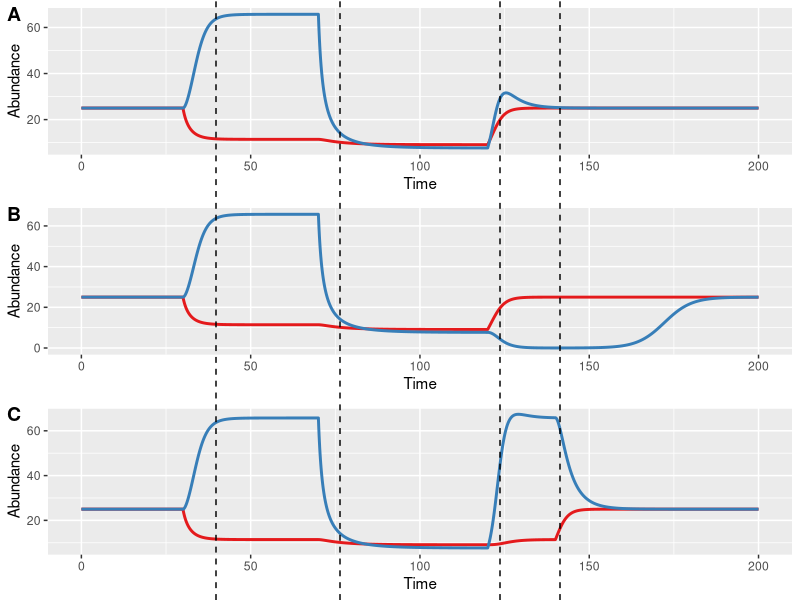
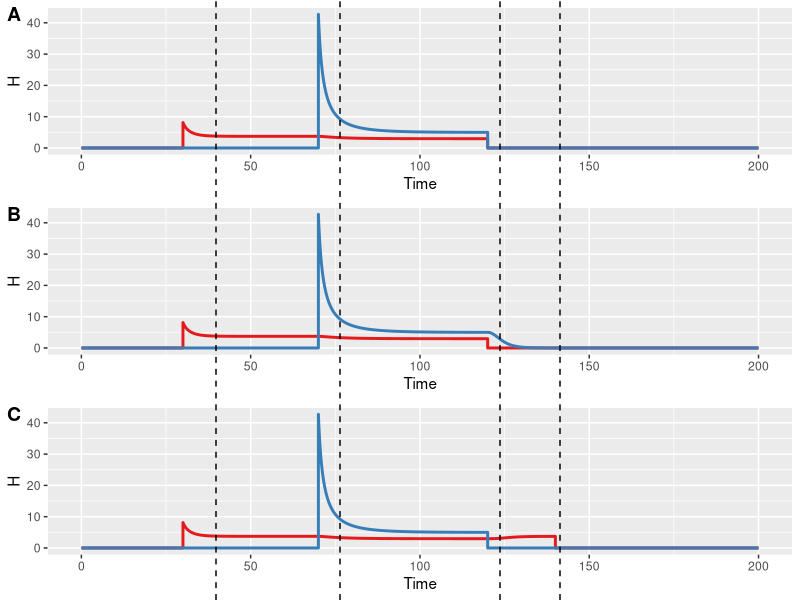
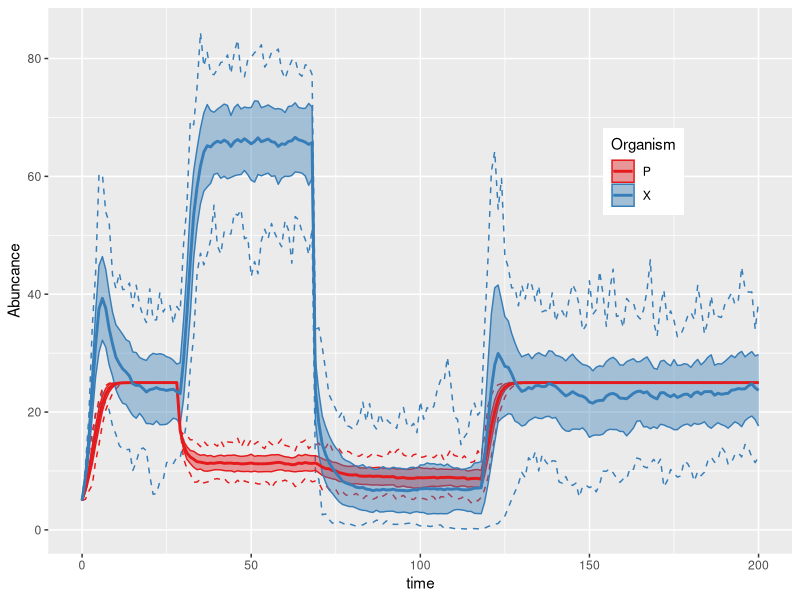

Write R code to recreate these figures, in order.
## ---- chunk 1
knitr::opts_chunk$set(echo = TRUE)

suppressPackageStartupMessages({
  library(deSolve)
  library(cowplot)
  library(zeallot)
  library(tidyverse)
})
## ---- chunk 2
pred_prey <- function(t, values, pars){
  
  # Extract parameters
  rx <- pars[1]
  Kx <- pars[2]
  ax <- pars[3]
  hx <- pars[4]
  c <- pars[5]
  ay <- pars[6]
  dp <- pars[7]
  Kp <- pars[8]
  hp <- pars[9]
  
  Y <- 500
  
  # Extract state variables
  X <- values[1]
  P <- values[2]

  # Update equations
  
  dXdt <- (rx*X)*(1-(X/Kx))-(ax*P*X)-(hx*X)
  dPdt <- P*((c*((ax*X)+(ay*Y)))-dp)*(1-(P/Kp))-(hp*P)
  
  return(list(c(dXdt, dPdt)))
}
## ---- chunk 3
run_model <- function(rx = 1, Kx = 100, ax = 0.03, hx = 0.65, c = 0.05, ay = 0.03, dp = 0.25, Kp = 25, hp = 0.325, t0 = 0, t1 = 40, X0, P0){
  # Define parameters
  pars <- c(rx, Kx, ax, hx, c, ay, dp, Kp, hp)
  
  # Define values
  values <- c(X0, P0)
  
  # Define time
  time <- seq(t0, t1, by = 0.1)
  
  lsoda(y = values, times = time, func = pred_prey, parms = pars) %>% 
    as.data.frame() %>% 
    magrittr::set_colnames(value = c("Time", "X", "P")) %>%
    gather(Organism, Abundance, X, P) %>%
    mutate(H = case_when(Organism == "X" ~ hx*Abundance,
                         Organism == "P" ~ hp*Abundance))
}
## ---- chunk 4
extract_state_vars <- function(scenario){ 
  last_values <- scenario %>% 
    filter(Time == max(Time)) %>% 
    group_by(Organism) %>% 
    select(-H) %>% 
    spread(Organism, Abundance)
  
  return(c(last_values$X, last_values$P))
  }
## ---- chunk 5
start <- run_model(hx = 0, hp = 0, t1 = 30, X0 = 25, P0 = 25)

c(X1, P1) %<-% extract_state_vars(start)
harvest_P <- run_model(hx = 0, t0 = 30, t1 = 70, X0 = X1, P0 = P1)

c(X2, P2) %<-% extract_state_vars(harvest_P)
harvest_X <- run_model(t0 = 70, t1 = 120, X0 = X2, P0 = P2)

c(X3, P3) %<-% extract_state_vars(harvest_X)
stop_harvest <- run_model(hx = 0, hp = 0, t0 = 120, t1 = 200, X0 = X3, P0 = P3)


both <- rbind(start, harvest_P, harvest_X, stop_harvest) %>% 
  ggplot(aes(x = Time, y = Abundance)) +
  geom_line(aes(color = Organism), size = 1) +
  scale_color_brewer(palette = "Set1") +
  theme(legend.position = "none")

both_h <- rbind(start, harvest_P, harvest_X, stop_harvest) %>% 
  ggplot(aes(x = Time, y = H)) +
  geom_line(aes(color = Organism), size = 1) +
  scale_color_brewer(palette = "Set1") +
  theme(legend.position = "none")
## ---- chunk 6
c(X3, P3) %<-% extract_state_vars(harvest_X)
stop_harvest_P <- run_model(hp = 0, t0 = 120, t1 = 140, X0 = X3, P0 = P3)

c(X4, P4) %<-% extract_state_vars(stop_harvest_P)
stop_harvest_X <- run_model(hx = 0, hp = 0, t0 = 140, t1 = 200, X0 = X4, P0 = P4)

p_first <- rbind(start, harvest_P, harvest_X, stop_harvest_P, stop_harvest_X) %>% 
  ggplot(aes(x = Time, y = Abundance)) +
  geom_line(aes(color = Organism), size = 1) +
  scale_color_brewer(palette = "Set1") +
  theme(legend.position = "none")

p_first_h <- rbind(start, harvest_P, harvest_X, stop_harvest_P, stop_harvest_X) %>% 
  ggplot(aes(x = Time, y = H)) +
  geom_line(aes(color = Organism), size = 1) +
  scale_color_brewer(palette = "Set1") +
  theme(legend.position = "none")
## ---- chunk 7
c(X3, P3) %<-% extract_state_vars(harvest_X)
stop_harvest_X <- run_model(hx = 0, t0 = 120, t1 = 140, X0 = X3, P0 = P3)

c(X4, P4) %<-% extract_state_vars(stop_harvest_X)
stop_harvest_P <- run_model(hp = 0, hx = 0, t0 = 140, t1 = 200, X0 = X4, P0 = P4)

x_first <- rbind(start, harvest_P, harvest_X, stop_harvest_X, stop_harvest_P) %>% 
  ggplot(aes(x = Time, y = Abundance)) +
  geom_line(aes(color = Organism), size = 1) +
  scale_color_brewer(palette = "Set1") +
  theme(legend.position = "none")

x_first_h <- rbind(start, harvest_P, harvest_X, stop_harvest_X, stop_harvest_P) %>% 
  ggplot(aes(x = Time, y = H)) +
  geom_line(aes(color = Organism), size = 1) +
  scale_color_brewer(palette = "Set1") +
  theme(legend.position = "none")
## ---- chunk 8
plot_grid(both, p_first, x_first, labels = "AUTO", ncol = 1) +
  geom_vline(xintercept = c(0.27, 0.425, 0.625, 0.7), linetype = "dashed")

# ggsave(filename = "all.png", width = 6, height = 4.2)
## ---- chunk 9
plot_grid(both_h, p_first_h, x_first_h, labels = "AUTO", ncol = 1) +
  geom_vline(xintercept = c(0.27, 0.425, 0.625, 0.7), linetype = "dashed")
## ---- chunk 10

# Define parameters
rx <- 1
Kx <- 100
ax <- 0.03
hx <- 0.65
c <- 0.05
ay <- 0.03
dp <- 0.25
Kp <- 25
hp <- 0.325

X0 <- 5
P0 <- 5
set.seed(43)
nsteps = 200

all_results <- tibble(time = NA, X = NA, P = NA)

for(j in 1:100){
  time <- seq(0, nsteps, by = 1)
  X <- rep(0, length(time))
  P <- X
  
  X[1] <- X0
  P[1] <- P0
  
  for(i in 2:(nsteps+1)){
    
    hx <- case_when(i < 30 ~ 0,
                    i >= 30 & i < 70 ~ 0,
                    i >= 70 & i < 120 ~ 0.65,
                    i >= 120 ~ 0)
    
    hp <- case_when(i < 30 ~ 0,
                    i >= 30 & i < 70 ~ 0.325,
                    i >= 70 & i < 120 ~ 0.325,
                    i >= 120 ~ 0)
    
    rx_s <- rnorm(n = 1, mean = rx, sd = 0.2)
    Y <- rnorm(n = 1, mean = 500, sd = 100)
    
    X[i] <- X[i-1] + rx_s*X[i-1]*(1-(X[i-1]/Kx))-(ax*P[i-1]*X[i-1])-(hx*X[i-1])
    P[i] <- P[i-1] + (c*((ax*X[i-1])+(ay*Y))-dp)*P[i-1]*(1-(P[i-1]/Kp)) - (hp*P[i-1])
    
  }
  
  results_i <- tibble(time, X = X, P = P)
  all_results <- rbind(all_results, results_i)
}


all_results %>% 
  filter(!is.na(time)) %>% 
  gather(Organism, Abundance, X, P) %>% 
  group_by(time, Organism) %>% 
  summarize(minA = min(Abundance),
            maxA = max(Abundance),
            sdA = sd(Abundance),
            meanA = mean(Abundance)) %>% 
  ungroup() %>% 
  ggplot(aes(x = time, color = Organism, fill = Organism)) +
  geom_line(aes(y = minA), linetype = "dashed") +
  geom_line(aes(y = maxA), linetype = "dashed") +
  geom_ribbon(aes(ymin = meanA - sdA, ymax = meanA + sdA), alpha = 0.4) +
  geom_line(aes(y = meanA), size = 1) +
  scale_color_brewer(palette = "Set1") +
  scale_fill_brewer(palette = "Set1") +
  labs(y = "Abuncance") +
  theme(legend.position = c(0.8, 0.7))
